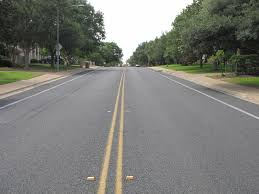
#> input picture img/sample_2.jpeg, 259 x 194 px
$ python main.py
#> lines starting #> are read from the running program, lines starting #| are printed output that depends on the picture; after the words box and inside, x2 and y2 are one past the last pixel; in counts of white or black regions, pixels touching at a corner belong together
# Importing modules
import numpy as np
import matplotlib.pyplot as plt
import matplotlib.image as img
import cv2 as cv


image=cv.imread('img/sample_2.jpeg')
#> image is the input picture: shape (194, 259, 3); mean B, G, R 119.7, 124.7, 123.7
height=image.shape[0]
#> height = 194
width=image.shape[1]
#> width = 259
img=np.copy(image)


def region_of_interst(img,vertices):
    mask = np.zeros_like(img)

    #channel_count = img.shape[2]

    match_mask_color = 255
    cv.fillPoly(mask, vertices, match_mask_color)

    masked_image = cv.bitwise_and(img, mask)
    return masked_image

region_of_interest_vertices = [
 (0, height),
 (width / 2, height / 2),
 (width, height),]
#> region_of_interest_vertices = [(0, 194), (129.5, 97), (259, 194)]

gray=cv.cvtColor(image,cv.COLOR_BGR2GRAY)
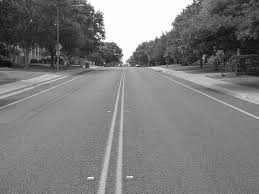
#> gray: shape (194, 259); min 4, max 255, mean 123.8
canny=cv.Canny(gray,100,200)
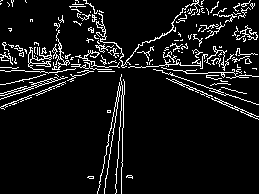
#> canny: shape (194, 259); 8.1% white in thin lines or dots
cropped_image = region_of_interst(canny,np.array([region_of_interest_vertices],np.int32))
#> in region_of_interst, `cv.fillPoly(mask, vertices, match_mask_color)`:
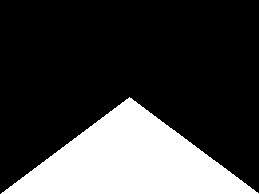
#> mask: shape (194, 259); 25% white; 1 white region, box (x1, y1, x2, y2) and area: (1, 97, 259, 194) 12578
#> in region_of_interst, `masked_image = cv.bitwise_and(img, mask)`:
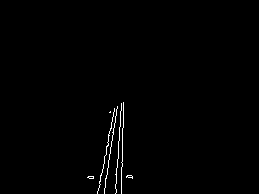
#> masked_image: shape (194, 259); 0.79% white in thin lines or dots, all inside (x1, y1, x2, y2) = (87, 102, 133, 194)


cv.imshow("Output", cropped_image)

if cv.waitKey(0) & 0xFF == ord('q'):
#> (key q is pressed here)
    exit()
#> (the program exits here)
